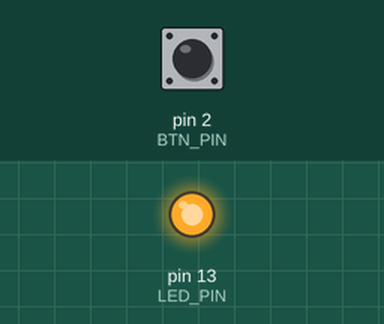
Simulated run of this sketch. Board: Arduino Uno, built with avr-gcc and run on an emulated ATmega328P. Parts: output pins drawn as LEDs (lit = HIGH). The inputs (shaded band) are chosen by the test bench; at power-on: pin 2 (BTN_PIN) HIGH. What the sketch prints to the serial monitor is not drawn.

Above: at 1.2 s.
1.3 s: pin 2 (BTN_PIN) pulled LOW for 0.15 s
At 1.38 s:
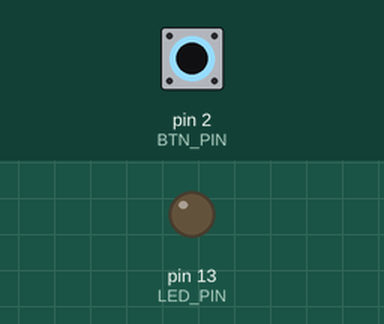
2.9 s: pin 2 (BTN_PIN) pulled LOW for 3.2 s
At 6.7 s:
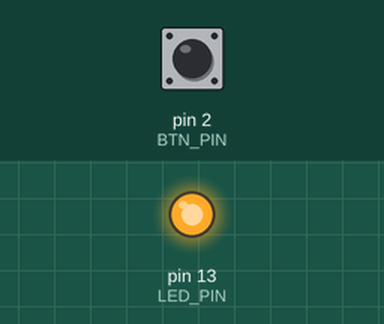
Timing chart, 0 to 8.2 s (numbered marks = the images above; inputs shaded):
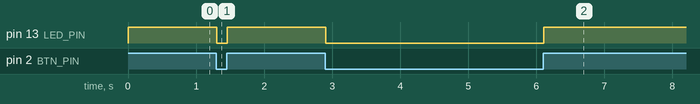

The sketch:

CorrectM1_S2P.ino
```cpp
//Define the button pin and led pin
const uint8_t BTN_PIN = 2;
const uint8_t LED_PIN = 13;

//Define the variables to store the previous button state and current led state
uint8_t buttonPrevState = LOW;
uint8_t ledState = LOW;

//defining the variables for non-blocking delay
unsigned long previousMillis=0;
const long interval=500;

//Runs once when the board starts
void setup()
{
  //Set a pull-up resistor to the button pin's input configuration.
  pinMode(BTN_PIN, INPUT_PULLUP);
  //Configuring the led pin as output
  pinMode(LED_PIN, OUTPUT);
  //initlializing the serial communication
  Serial.begin(9600);
}

void loop()
{
  //Read the current state of the button
  uint8_t buttonState = digitalRead(BTN_PIN);

  //printing the output in the serial monitor
  Serial.print(buttonState);
  Serial.print(buttonPrevState);
  Serial.print(ledState);
  Serial.println("");


  //See if the button's status has changed.
  if(buttonState != buttonPrevState)
  {
    ledState = !ledState;
    digitalWrite(LED_PIN, ledState);
  }

  //update the previous state of the button for iteration
  buttonPrevState = buttonState;

  //add non-blocking delay using millis
  unsigned long currentMillis=millis();
  if(currentMillis-previousMillis>=interval)
  {
    //saving the last time Led was logged
    previousMillis=currentMillis;
  }
}
```

Measured:
- after the input at 1.3 s, pin 13 (LED_PIN): HIGH → LOW at once, → HIGH 0.15 s later
- after the input at 2.9 s, pin 13 (LED_PIN): HIGH → LOW at once, → HIGH 3.2 s later
